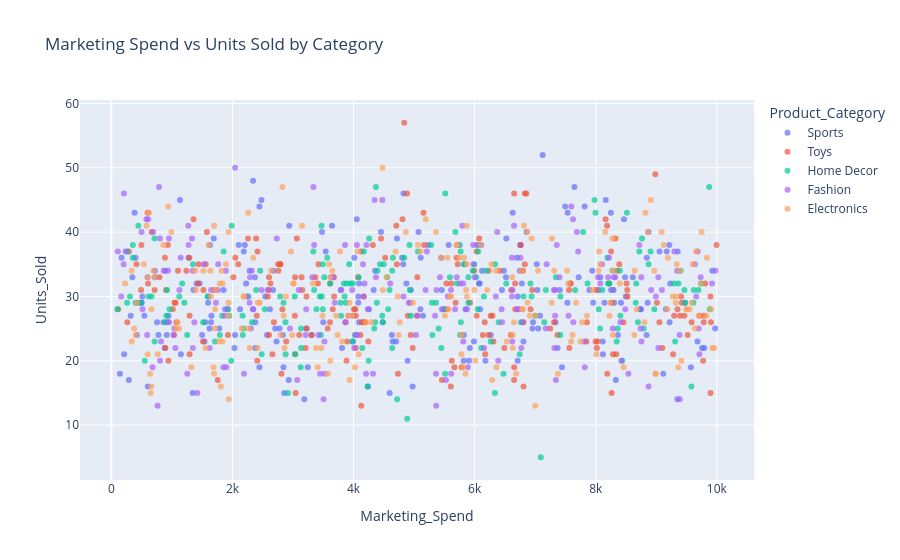

Notebook code cell kept with this figure:
### Markdown cell above
### 4.2 Marketing Spend vs Units Sold (Plotly)

### Code cell
# Visualization: Scatter Plot - Marketing Spend vs Units Sold by Category
fig = px.scatter(df, x='Marketing_Spend', y='Units_Sold', color='Product_Category',
                 title='Marketing Spend vs Units Sold by Category', opacity=0.7)
fig.show()

### Figure 1 — Plotly figure (JSON) as saved in the notebook; plotly's stock layout.template omitted (floating-point values rounded to 4 significant figures; data arrays with more than 128 entries replaced by an {"elided": "..."} marker saying what was removed)
{"data": [{"hovertemplate": "Product_Category=Sports<br>Marketing_Spend=%{x}<br>Units_Sold=%{y}<extra></extra>", "legendgroup": "Sports", "marker": {"color": "#636efa", "opacity": 0.7, "symbol": "circle"}, "mode": "markers", "name": "Sports", "orientation": "v", "showlegend": true, "type": "scatter", "x": {"elided": "206 float values"}, "xaxis": "x", "y": {"elided": "206 int values"}, "yaxis": "y"}, {"hovertemplate": "Product_Category=Toys<br>Marketing_Spend=%{x}<br>Units_Sold=%{y}<extra></extra>", "legendgroup": "Toys", "marker": {"color": "#EF553B", "opacity": 0.7, "symbol": "circle"}, "mode": "markers", "name": "Toys", "orientation": "v", "showlegend": true, "type": "scatter", "x": {"elided": "204 float values"}, "xaxis": "x", "y": {"elided": "204 int values"}, "yaxis": "y"}, {"hovertemplate": "Product_Category=Home Decor<br>Marketing_Spend=%{x}<br>Units_Sold=%{y}<extra></extra>", "legendgroup": "Home Decor", "marker": {"color": "#00cc96", "opacity": 0.7, "symbol": "circle"}, "mode": "markers", "name": "Home Decor", "orientation": "v", "showlegend": true, "type": "scatter", "x": {"elided": "190 float values"}, "xaxis": "x", "y": {"elided": "190 int values"}, "yaxis": "y"}, {"hovertemplate": "Product_Category=Fashion<br>Marketing_Spend=%{x}<br>Units_Sold=%{y}<extra></extra>", "legendgroup": "Fashion", "marker": {"color": "#ab63fa", "opacity": 0.7, "symbol": "circle"}, "mode": "markers", "name": "Fashion", "orientation": "v", "showlegend": true, "type": "scatter", "x": {"elided": "190 float values"}, "xaxis": "x", "y": {"elided": "190 int values"}, "yaxis": "y"}, {"hovertemplate": "Product_Category=Electronics<br>Marketing_Spend=%{x}<br>Units_Sold=%{y}<extra></extra>", "legendgroup": "Electronics", "marker": {"color": "#FFA15A", "opacity": 0.7, "symbol": "circle"}, "mode": "markers", "name": "Electronics", "orientation": "v", "showlegend": true, "type": "scatter", "x": {"elided": "210 float values"}, "xaxis": "x", "y": {"elided": "210 int values"}, "yaxis": "y"}], "layout": {"legend": {"title": {"text": "Product_Category"}, "tracegroupgap": 0}, "title": {"text": "Marketing Spend vs Units Sold by Category"}, "xaxis": {"anchor": "y", "domain": [0, 1], "title": {"text": "Marketing_Spend"}}, "yaxis": {"anchor": "x", "domain": [0, 1], "title": {"text": "Units_Sold"}}}}
